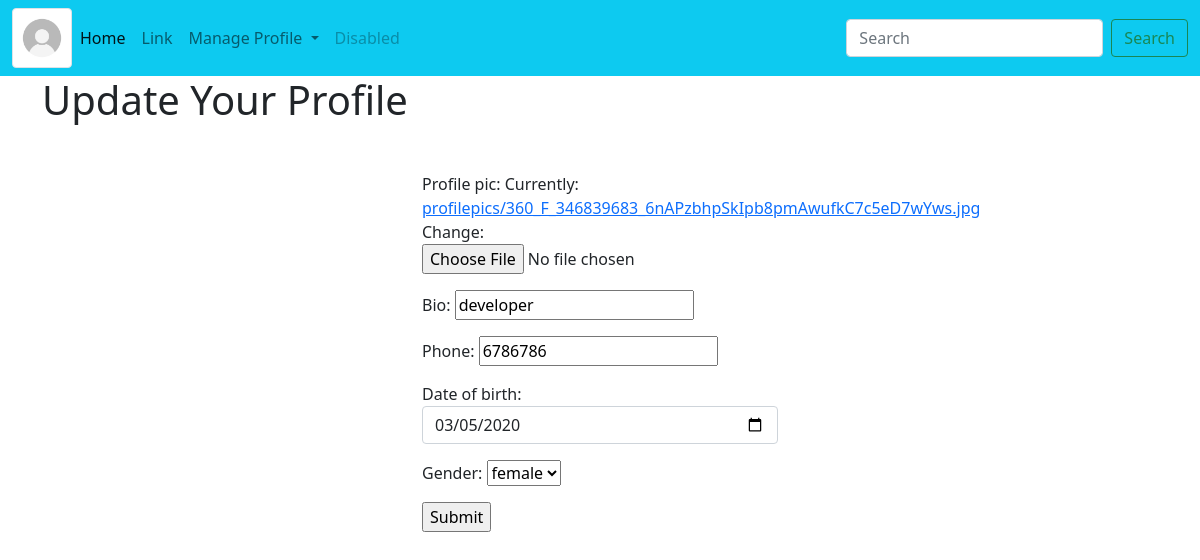
The page /blog/users/profile/change/1 (signed in) on the database its author committed.
### blogapp/models.py (models this page shows)
class UserProfile(models.Model):
    profile_pic=models.ImageField(upload_to="profilepics",null=True)
    bio=models.CharField(max_length=120)
    phone=models.CharField(max_length=15)
    date_of_birth=models.DateField(null=True)
    options=(
        ('male','male'),                         #one 'male' is the actual value and other one display value
        ('female','female'),
        ('other','other')
    )
    gender=models.CharField(max_length=12,choices=options,default='male')
    user=models.OneToOneField(User,on_delete=models.CASCADE,related_name="users")             #(model relationship btw UserProfile-User models )

### blogapp/views.py (the view, shortened to what this page needs)
# urls.py: path('users/profile/change/<int:user_id>',views.ProfileUpdateView.as_view(),name="profile-update"),
class ProfileUpdateView(UpdateView):
    model=UserProfile
    form_class=UserProfileForm
    template_name="profile-update.html"
    success_url=reverse_lazy("home")
    pk_url_kwarg = "user_id"                      # pk means primary key   ,this is to specifically update an object

### blogapp/forms.py
class UserProfileForm(ModelForm):
    class Meta:
        model=UserProfile
        exclude=('user',)            #get everything from model except user
        widgets={
            "date_of_birth":forms.DateInput(attrs={"class":"form-control","type":"date"})
        }

### blogapp/templates/profile-update.html (shortened to what this page needs)
{%extends 'base.html'%}
{%block body_block%}
<h1>Update Your Profile</h1>
<div class="row mt-lg-5">
    <div class="col-4"></div>
    <div class="col-4">
        <form action="" method="post" enctype="multipart/form-data">
                {{form.as_p}}
                <input type="submit">
        </form>
    </div>
    <div class="col-4"></div>
</div>
{%endblock%}

### blogapp/templates/base.html (shortened to what this page needs)
<!DOCTYPE html>
<html lang="en">
<head>
    <link href="https://cdn.jsdelivr.net/npm/bootstrap@5.0.2/dist/css/bootstrap.min.css" rel="stylesheet">
</head>
<body>
<nav class="navbar navbar-expand-lg navbar-light bg-info">
  <div class="container-fluid">
      <div style="height:60px;width:60px">
    <a class="navbar-brand" href="#">
        {%if request.user.users.profile_pic%}
                    <img src="{{request.user.users.profile_pic.url}}" class="img-thumbnail" alt="..." height="250px">
        {%endif%}
    </a>
          </div>
    <div class="collapse navbar-collapse" id="navbarSupportedContent">
      <ul class="navbar-nav me-auto mb-2 mb-lg-0">
        <li class="nav-item">
          <a class="nav-link active" aria-current="page" href="#">Home</a>
        </li>
        <li class="nav-item">
          <a class="nav-link" href="#">Link</a>
        </li>
        <li class="nav-item dropdown">
          <a class="nav-link dropdown-toggle" href="#" id="navbarDropdown" role="button" data-bs-toggle="dropdown" aria-expanded="false">
              Manage Profile
          </a>
        </li>
        <li class="nav-item">
          <a class="nav-link disabled" href="#" tabindex="-1" aria-disabled="true">Disabled</a>
        </li>
      </ul>
      <form class="d-flex">
        <input class="form-control me-2" type="search" placeholder="Search" aria-label="Search">
        <button class="btn btn-outline-success" type="submit">Search</button>
      </form>
    </div>
  </div>
</nav>
<body>
<div class="container">
    {%block body_block%}
    {%endblock%}
</div>
</body>
</body>
</html>

### rows shown on the page
UserProfile: bio "developer", phone "6786786", date_of_birth "03/05/2020", gender "female"
